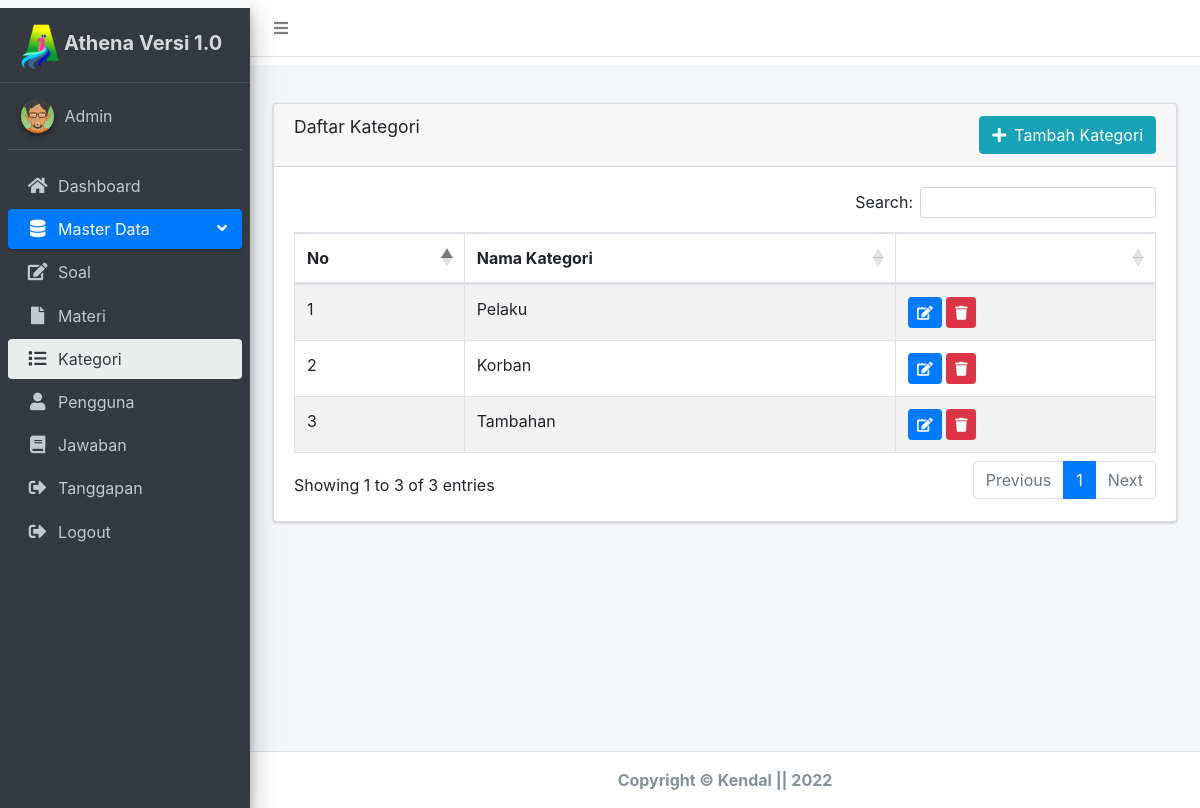
The app's page /admin/index.php?hal=kategori (signed in) with its own data.
### tables this page shows
CREATE TABLE `tbl_kategori` (
  `id` int(11) NOT NULL,
  `nama_kategori` varchar(50) NOT NULL
);

### admin/kategori.php (the view)
<?php
include '../koneksi.php';
$data = mysqli_query($koneksi, "SELECT * FROM tbl_kategori");
?>
<div class="card">
  <div class="card-header">
    <h2 class="card-title">Daftar Kategori</h2>
    <div class="float-right">
      <a href ="?hal=kategori&aksi=tambah" class="btn btn-info"><i class="fas fa-plus mr-2"></i>Tambah Kategori</a>
    </div>
  </div>
  <div class="card-body">
    <div class="table-responsive">
      <table id="example1" class="table table-bordered table-striped" style="white-space: nowrap;">
        <thead>
          <tr>
            <th>No</th>
            <th>Nama Kategori</th>
            <th></th>
          </tr>
        </thead>
        <tbody>
          <?php $no =1; ?>
          <?php foreach ($data as $result ): ?>
            <tr>
              <td><?= $no; ?></td>
              <td><?= $result['nama_kategori']; ?></td>
              <td>
                <a href="?hal=kategori&aksi=edit&id=<?= $result['id'];?>" class="btn btn-primary btn-sm"  data-toggle="tooltip" data-placement="top" title="Edit Data"><i class="fas fa-edit"></i></a>
                <a href="hapus_kategori.php?id=<?= $result['id']; ?>" class="btn btn-danger btn-sm hapus"  data-toggle="tooltip" data-placement="top" title="Hapus Data" onclick="return confirm('yakin di hapus?');"><i class="fas fa-trash"></i></a>
              </td>
            </tr>
            <?php $no++; ?>
          <?php endforeach; ?>
        </tbody>
      </table>
    </div>
  </div>
</div>

### records on screen
tbl_kategori: nama_kategori "Pelaku"
tbl_kategori: nama_kategori "Korban"
tbl_kategori: nama_kategori "Tambahan"

### other values on screen
$_SESSION['username_login'] "Admin"
date ('Y') "2022"
